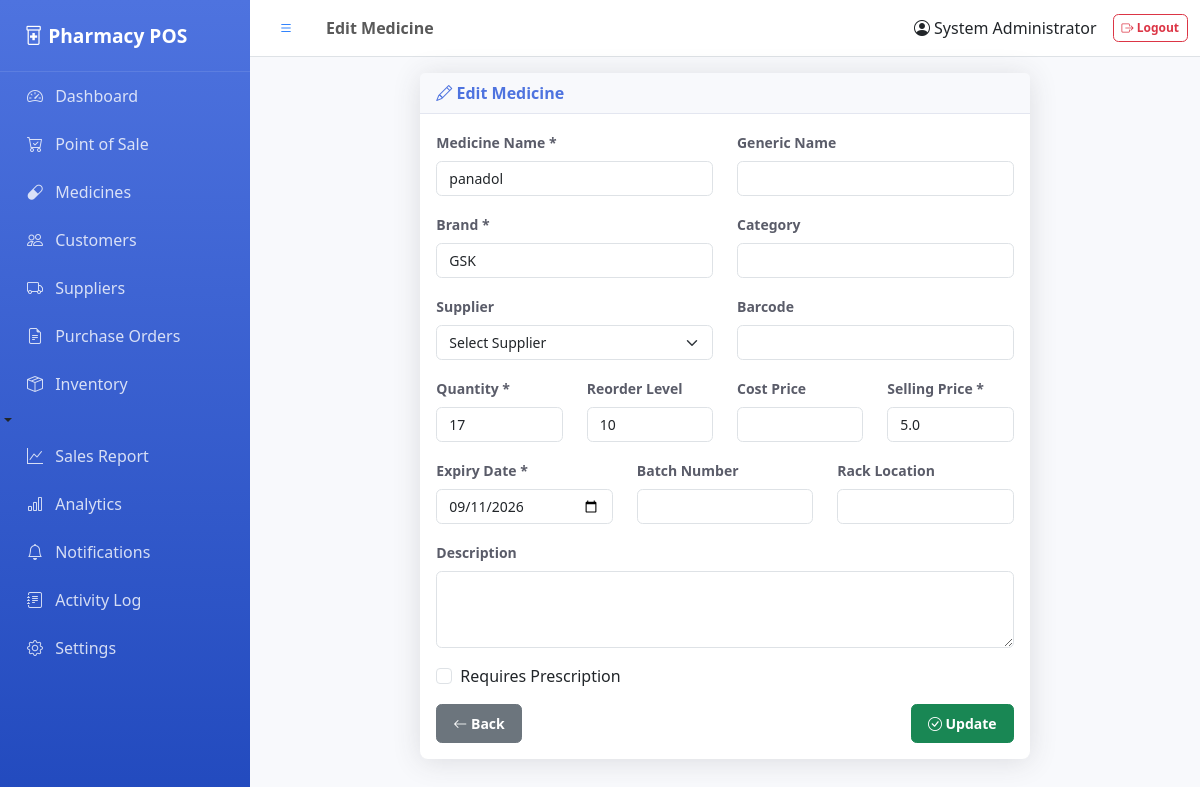
The app's page /edit_medicine/1 (signed in) with its own data.
### tables this page shows
CREATE TABLE medicine (
        id INTEGER PRIMARY KEY AUTOINCREMENT,
        name TEXT NOT NULL,
        generic_name TEXT,
        brand TEXT,
        category TEXT,
        supplier_id INTEGER,
        quantity INTEGER DEFAULT 0,
        reorder_level INTEGER DEFAULT 10,
        cost_price REAL,
        price REAL,
        expiry_date DATE,
        barcode TEXT UNIQUE,
        batch_number TEXT,
        rack_location TEXT,
        description TEXT,
        image_url TEXT,
        requires_prescription INTEGER DEFAULT 0,
        created_at TIMESTAMP DEFAULT CURRENT_TIMESTAMP,
        updated_at TIMESTAMP DEFAULT CURRENT_TIMESTAMP,
        FOREIGN KEY (supplier_id) REFERENCES suppliers(id)
    );

### app.py (the view, shortened to what this page needs)
@app.route('/edit_medicine/<int:med_id>', methods=['GET', 'POST'])
@login_required
def edit_medicine(med_id):
    medicine = query_db('SELECT * FROM medicine WHERE id=?', (med_id,), one=True)
    suppliers = query_db("SELECT * FROM suppliers ORDER BY name")
    return render_template('edit_medicine.html', medicine=medicine, suppliers=suppliers)

### app.py (called while the page is built)
def get_db():
    conn = sqlite3.connect(DB)
    conn.row_factory = sqlite3.Row
    return conn

def query_db(query, args=(), one=False):
    conn = get_db()
    cur = conn.cursor()
    cur.execute(query, args)
    result = cur.fetchall()
    conn.commit()
    conn.close()
    return (result[0] if result else None) if one else result

def login_required(f):
    @wraps(f)
    def decorated_function(*args, **kwargs):
        if 'admin_id' not in session:
            flash('Please log in to access this page.', 'warning')
            return redirect(url_for('login'))
        return f(*args, **kwargs)
    return decorated_function

### templates/edit_medicine.html (shortened to what this page needs)
{% extends 'base.html' %}
{% block page_title %}Edit Medicine{% endblock %}
{% block content %}
<div class="row justify-content-center">
    <div class="col-lg-8">
        <div class="card">
            <div class="card-header"><i class="bi bi-pencil"></i> Edit Medicine</div>
            <div class="card-body">
                <form method="POST">
                    <div class="row">
                        <div class="col-md-6 mb-3">
                            <label class="form-label">Medicine Name *</label>
                            <input type="text" class="form-control" name="name" value="{{ medicine.name }}" required>
                        </div>
                        <div class="col-md-6 mb-3">
                            <label class="form-label">Generic Name</label>
                            <input type="text" class="form-control" name="generic_name" value="{{ medicine.generic_name or '' }}">
                        </div>
                    </div>
                    <div class="row">
                        <div class="col-md-6 mb-3">
                            <label class="form-label">Brand *</label>
                            <input type="text" class="form-control" name="brand" value="{{ medicine.brand }}" required>
                        </div>
                        <div class="col-md-6 mb-3">
                            <label class="form-label">Category</label>
                            <input type="text" class="form-control" name="category" value="{{ medicine.category or '' }}">
                        </div>
                    </div>
                    <div class="row">
                        <div class="col-md-6 mb-3">
                            <label class="form-label">Supplier</label>
                            <select class="form-select" name="supplier_id">
                                <option value="">Select Supplier</option>
                            </select>
                        </div>
                        <div class="col-md-6 mb-3">
                            <label class="form-label">Barcode</label>
                            <input type="text" class="form-control" name="barcode" value="{{ medicine.barcode or '' }}">
                        </div>
                    </div>
                    <div class="row">
                        <div class="col-md-3 mb-3">
                            <label class="form-label">Quantity *</label>
                            <input type="number" class="form-control" name="quantity" value="{{ medicine.quantity }}" required>
                        </div>
                        <div class="col-md-3 mb-3">
                            <label class="form-label">Reorder Level</label>
                            <input type="number" class="form-control" name="reorder_level" value="{{ medicine.reorder_level }}">
                        </div>
                        <div class="col-md-3 mb-3">
                            <label class="form-label">Cost Price</label>
                            <input type="number" step="0.01" class="form-control" name="cost_price" value="{{ medicine.cost_price or '' }}">
                        </div>
                        <div class="col-md-3 mb-3">
                            <label class="form-label">Selling Price *</label>
                            <input type="number" step="0.01" class="form-control" name="price" value="{{ medicine.price }}" required>
                        </div>
                    </div>
                    <div class="row">
                        <div class="col-md-4 mb-3">
                            <label class="form-label">Expiry Date *</label>
                            <input type="date" class="form-control" name="expiry_date" value="{{ medicine.expiry_date }}" required>
                        </div>
                        <div class="col-md-4 mb-3">
                            <label class="form-label">Batch Number</label>
                            <input type="text" class="form-control" name="batch_number" value="{{ medicine.batch_number or '' }}">
                        </div>
                        <div class="col-md-4 mb-3">
                            <label class="form-label">Rack Location</label>
                            <input type="text" class="form-control" name="rack_location" value="{{ medicine.rack_location or '' }}">
                        </div>
                    </div>
                    <div class="mb-3">
                        <label class="form-label">Description</label>
                        <textarea class="form-control" name="description" rows="3">{{ medicine.description or '' }}</textarea>
                    </div>
                    <div class="form-check mb-3">
                        <input class="form-check-input" type="checkbox" name="requires_prescription" {% if medicine.requires_prescription %}checked{% endif %}>
                        <label class="form-check-label">Requires Prescription</label>
                    </div>
                    <div class="d-flex justify-content-between">
                        <a href="{{ url_for('medicines') }}" class="btn btn-secondary"><i class="bi bi-arrow-left"></i> Back</a>
                        <button type="submit" class="btn btn-success"><i class="bi bi-check-circle"></i> Update</button>
                    </div>
                </form>
            </div>
        </div>
    </div>
</div>
{% endblock %}

### static/css/style.css (style rules this page uses)
:root { --primary-color: #4e73df; --secondary-color: #858796; --success-color: #1cc88a; --danger-color: #e74a3b; --warning-color: #f6c23e; --info-color: #36b9cc; --sidebar-width: 250px; }
body { font-family: 'Segoe UI', Tahoma, Geneva, Verdana, sans-serif; background-color: #f8f9fc; }
.card { border: none; border-radius: 0.5rem; box-shadow: 0 0.15rem 1.75rem 0 rgba(58, 59, 69, 0.15); margin-bottom: 1.5rem; }
.card-header { background-color: #f8f9fc; border-bottom: 1px solid #e3e6f0; font-weight: 600; color: var(--primary-color); }
.btn { font-size: 0.875rem; font-weight: 600; padding: 0.5rem 1rem; border-radius: 0.35rem; }
.form-control, .form-select { font-size: 0.875rem; border-radius: 0.35rem; }
.form-label { font-weight: 600; color: #5a5c69; font-size: 0.875rem; }

### records on screen
medicine: name "panadol", brand "GSK", quantity "17", reorder_level "10", price "5.0", expiry_date "09/11/2026"

### other values on screen
{{ session.full_name or session.admin }} "System Administrator"
